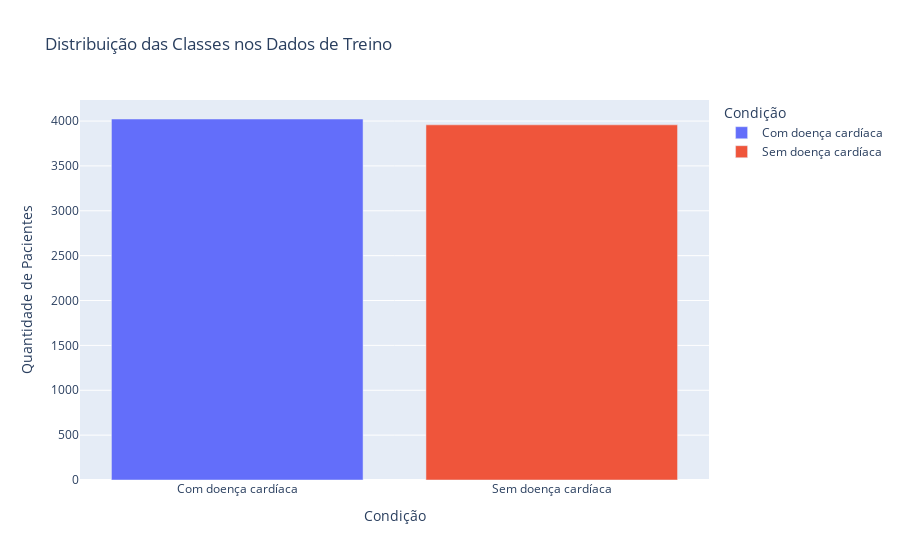

Source (notebook cell):
### Markdown cell above
Resposta:
Eu acredito que realizar a padronização desses dados vai ser sim importante, principalmente poque estamos trabalhando com regressão logística, não temos valores extremamente altos, o máximo que vamos encontrar é o valor 195, mas mesmo assim acredito que a padronização vai facilitar o apredizado do modelo.

### Code cell
# Verificando o balanceamento dos dados de treino

train_balance = pd.Series(y_train).value_counts().reset_index()
train_balance.columns = ['cardio_disease', 'count']

# Mapeando os valores para rótulos mais descritivos
train_balance['cardio_disease'] = train_balance['cardio_disease'].map({
    0: 'Sem doença cardíaca',
    1: 'Com doença cardíaca'
})

# Criando o gráfico de barras com plotly express
fig = px.bar(
    train_balance,
    x='cardio_disease',
    y='count',
    title='Distribuição das Classes nos Dados de Treino',
    labels={
        'count': 'Quantidade de Pacientes',
        'cardio_disease': 'Condição'
    },
    color='cardio_disease'
)
fig.show()

### Figure 1 — Plotly figure (JSON) as saved in the notebook; plotly's stock layout.template omitted (floating-point values rounded to 4 significant figures)
{"data": [{"hovertemplate": "Condição=%{x}<br>Quantidade de Pacientes=%{y}<extra></extra>", "legendgroup": "Com doença cardíaca", "marker": {"color": "#636efa", "pattern": {"shape": ""}}, "name": "Com doença cardíaca", "orientation": "v", "showlegend": true, "textposition": "auto", "type": "bar", "x": ["Com doença cardíaca"], "xaxis": "x", "y": [4023], "yaxis": "y"}, {"hovertemplate": "Condição=%{x}<br>Quantidade de Pacientes=%{y}<extra></extra>", "legendgroup": "Sem doença cardíaca", "marker": {"color": "#EF553B", "pattern": {"shape": ""}}, "name": "Sem doença cardíaca", "orientation": "v", "showlegend": true, "textposition": "auto", "type": "bar", "x": ["Sem doença cardíaca"], "xaxis": "x", "y": [3958], "yaxis": "y"}], "layout": {"barmode": "relative", "legend": {"title": {"text": "Condição"}, "tracegroupgap": 0}, "title": {"text": "Distribuição das Classes nos Dados de Treino"}, "xaxis": {"anchor": "y", "categoryarray": ["Com doença cardíaca", "Sem doença cardíaca"], "categoryorder": "array", "domain": [0, 1], "title": {"text": "Condição"}}, "yaxis": {"anchor": "x", "domain": [0, 1], "title": {"text": "Quantidade de Pacientes"}}}}
